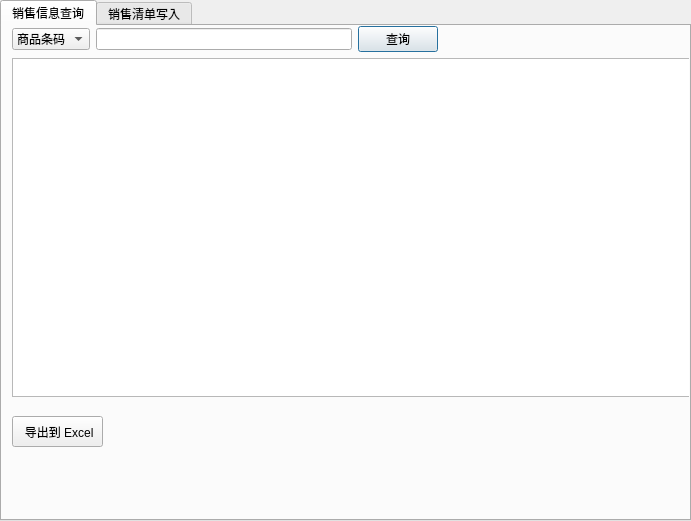
<?xml version="1.0" encoding="UTF-8"?>
<ui version="4.0">
 <class>sellDialog</class>
 <widget class="QDialog" name="sellDialog">
  <property name="geometry">
   <rect>
    <x>0</x>
    <y>0</y>
    <width>691</width>
    <height>521</height>
   </rect>
  </property>
  <property name="windowTitle">
   <string>Dialog</string>
  </property>
  <widget class="QLabel" name="label">
   <property name="geometry">
    <rect>
     <x>0</x>
     <y>0</y>
     <width>691</width>
     <height>521</height>
    </rect>
   </property>
   <property name="text">
    <string/>
   </property>
   <property name="pixmap">
    <pixmap resource="images.qrc">:/images/images/middle.jpg</pixmap>
   </property>
  </widget>
  <widget class="QWidget" name="layoutWidget">
   <property name="geometry">
    <rect>
     <x>0</x>
     <y>0</y>
     <width>691</width>
     <height>521</height>
    </rect>
   </property>
   <layout class="QVBoxLayout" name="verticalLayout">
    <item>
     <widget class="QTabWidget" name="tabWidget">
      <property name="currentIndex">
       <number>0</number>
      </property>
      <widget class="QWidget" name="tabWidgetPage1">
       <attribute name="title">
        <string>销售信息查询</string>
       </attribute>
       <widget class="QWidget" name="layoutWidget_2">
        <property name="geometry">
         <rect>
          <x>10</x>
          <y>0</y>
          <width>681</width>
          <height>371</height>
         </rect>
        </property>
        <layout class="QVBoxLayout" name="verticalLayout_2">
         <item>
          <layout class="QHBoxLayout" name="horizontalLayout_2">
           <item>
            <widget class="QComboBox" name="comboBox">
             <item>
              <property name="text">
               <string>商品条码</string>
              </property>
             </item>
             <item>
              <property name="text">
               <string>供货商</string>
              </property>
             </item>
             <item>
              <property name="text">
               <string>销售日期</string>
              </property>
             </item>
            </widget>
           </item>
           <item>
            <widget class="QLineEdit" name="s_id"/>
           </item>
           <item>
            <widget class="QPushButton" name="search">
             <property name="text">
              <string>查询</string>
             </property>
            </widget>
           </item>
           <item>
            <spacer name="horizontalSpacer">
             <property name="orientation">
              <enum>Qt::Horizontal</enum>
             </property>
             <property name="sizeHint" stdset="0">
              <size>
               <width>40</width>
               <height>20</height>
              </size>
             </property>
            </spacer>
           </item>
          </layout>
         </item>
         <item>
          <widget class="QTableView" name="tableView"/>
         </item>
        </layout>
       </widget>
       <widget class="QToolButton" name="toolButton">
        <property name="geometry">
         <rect>
          <x>10</x>
          <y>390</y>
          <width>91</width>
          <height>31</height>
         </rect>
        </property>
        <property name="text">
         <string> 导出到 Excel</string>
        </property>
       </widget>
      </widget>
      <widget class="QWidget" name="tabWidgetPage2">
       <attribute name="title">
        <string>销售清单写入</string>
       </attribute>
       <widget class="QTableView" name="tableView_2">
        <property name="geometry">
         <rect>
          <x>10</x>
          <y>30</y>
          <width>671</width>
          <height>341</height>
         </rect>
        </property>
       </widget>
       <widget class="QWidget" name="layoutWidget_3">
        <property name="geometry">
         <rect>
          <x>6</x>
          <y>0</y>
          <width>261</width>
          <height>30</height>
         </rect>
        </property>
        <layout class="QHBoxLayout" name="horizontalLayout_3">
         <item>
          <widget class="QLabel" name="Label_11">
           <property name="text">
            <string>商品条码</string>
           </property>
          </widget>
         </item>
         <item>
          <widget class="QLineEdit" name="in_code"/>
         </item>
         <item>
          <widget class="QLabel" name="Label_15">
           <property name="text">
            <string>商品数量</string>
           </property>
          </widget>
         </item>
         <item>
          <widget class="QLineEdit" name="in_qty"/>
         </item>
        </layout>
       </widget>
       <widget class="QPushButton" name="pushButton">
        <property name="geometry">
         <rect>
          <x>270</x>
          <y>0</y>
          <width>93</width>
          <height>28</height>
         </rect>
        </property>
        <property name="text">
         <string>添加</string>
        </property>
       </widget>
       <widget class="QWidget" name="horizontalLayoutWidget">
        <property name="geometry">
         <rect>
          <x>390</x>
          <y>390</y>
          <width>271</width>
          <height>41</height>
         </rect>
        </property>
        <layout class="QHBoxLayout" name="horizontalLayout_6">
         <item>
          <widget class="QLabel" name="label_4">
           <property name="text">
            <string>总价：</string>
           </property>
          </widget>
         </item>
         <item>
          <widget class="QLabel" name="total_pay">
           <property name="text">
            <string/>
           </property>
          </widget>
         </item>
         <item>
          <widget class="QPushButton" name="submit">
           <property name="text">
            <string>确认写入</string>
           </property>
          </widget>
         </item>
         <item>
          <widget class="QPushButton" name="delete_item">
           <property name="text">
            <string>删除该条</string>
           </property>
          </widget>
         </item>
        </layout>
       </widget>
       <widget class="QWidget" name="horizontalLayoutWidget_2">
        <property name="geometry">
         <rect>
          <x>30</x>
          <y>390</y>
          <width>316</width>
          <height>41</height>
         </rect>
        </property>
        <layout class="QHBoxLayout" name="horizontalLayout_7">
         <item>
          <widget class="QLabel" name="label_5">
           <property name="text">
            <string>会员ID：</string>
           </property>
          </widget>
         </item>
         <item>
          <widget class="QLineEdit" name="vip_id"/>
         </item>
         <item>
          <widget class="QPushButton" name="vip_login">
           <property name="text">
            <string>会员登陆</string>
           </property>
          </widget>
         </item>
         <item>
          <widget class="QPushButton" name="vip_logoff">
           <property name="text">
            <string>会员注销</string>
           </property>
          </widget>
         </item>
        </layout>
       </widget>
      </widget>
     </widget>
    </item>
   </layout>
  </widget>
 </widget>
 <resources>
  <include location="images.qrc"/>
 </resources>
 <connections/>
</ui>
